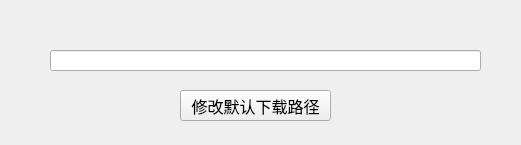
<?xml version="1.0" encoding="UTF-8"?>
<ui version="4.0">
 <class>DownLoadPathWidget</class>
 <widget class="QWidget" name="DownLoadPathWidget">
  <property name="geometry">
   <rect>
    <x>0</x>
    <y>0</y>
    <width>521</width>
    <height>145</height>
   </rect>
  </property>
  <property name="windowTitle">
   <string>Form</string>
  </property>
  <widget class="QLineEdit" name="pathLine">
   <property name="geometry">
    <rect>
     <x>50</x>
     <y>50</y>
     <width>431</width>
     <height>21</height>
    </rect>
   </property>
  </widget>
  <widget class="QLabel" name="IconLabel">
   <property name="geometry">
    <rect>
     <x>10</x>
     <y>40</y>
     <width>31</width>
     <height>31</height>
    </rect>
   </property>
   <property name="text">
    <string/>
   </property>
   <property name="pixmap">
    <pixmap resource="resources.qrc">:/icon/resource/dirIcon.png</pixmap>
   </property>
  </widget>
  <widget class="QPushButton" name="changePathBtn">
   <property name="geometry">
    <rect>
     <x>180</x>
     <y>90</y>
     <width>151</width>
     <height>31</height>
    </rect>
   </property>
   <property name="font">
    <font>
     <family>Agency FB</family>
     <pointsize>12</pointsize>
    </font>
   </property>
   <property name="text">
    <string>修改默认下载路径</string>
   </property>
  </widget>
 </widget>
 <resources>
  <include location="resources.qrc"/>
 </resources>
 <connections/>
</ui>
